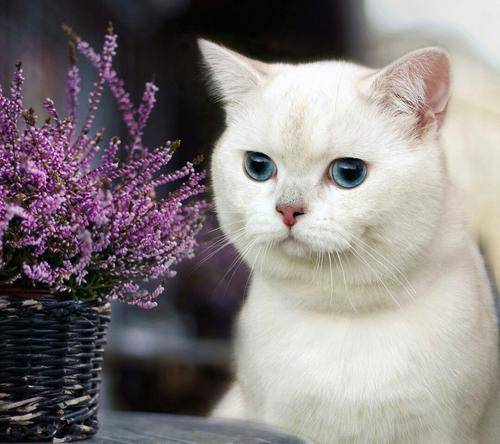
#> input picture 9.acceleration/data/images/cat/cat_01.jpg, 500 x 444 px
$ python -i image.py   (imports and definitions only)   (older library calls are emulated)
#> lines starting #> are read from the running program, lines starting #| are printed output that depends on the picture
import cv2
import numpy as np
import matplotlib.pyplot as plt
from imageio import imread
from skimage.transform import rotate, resize, rescale

import warnings
# [1 line not run here, left out]


class Image:
    """
    Wrapper around an image with some convenient functions.
    """
    def __init__(self, img):
        self.img = img

    def __getattr__(self, attr):
        # Pass along any other methods to the underlying ndarray
        return getattr(self.img, attr)

    @classmethod
    def from_file(cls, fname):
        return cls(imread(fname))

    def copy(self):
        """
        :return: Copy of self.
        """
        return self.__class__(self.img.copy())

    # [10 lines left out: function crop, not called in this run]

    def cropped(self, *args, **kwargs):
        """
        :return: Cropped copy of the image.
        """
        i = self.copy()
        i.crop(*args, **kwargs)
        return i

    # [106 lines left out: functions normalise, resize, resized, rotate, rotated, show and 2 more, not called in this run]


class DepthImage(Image):
    def __init__(self, img):
        super().__init__(img)

    # [38 lines left out: function from_pcd, not called in this run]

    @classmethod
    def from_tiff(cls, fname):
        return cls(imread(fname))

    # [35 lines left out: functions inpaint, gradients, normalise, not called in this run]


class WidthImage(Image):
    """
    A width image is one that describes the desired gripper width at each pixel.
    """
    # [23 lines left out: functions zoom, normalise, pad_width, get_gradation_2d, not called in this run]

>>> import cv2
>>> picture = cv2.imread('../../../../9.acceleration/data/images/cat/cat_01.jpg', cv2.IMREAD_GRAYSCALE)
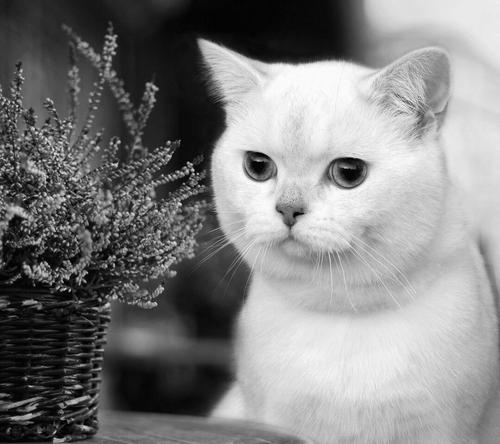
#> picture: shape (444, 500); min 0, max 255, mean 129.4
#> (the run stopped early here; a loop or call above may not have finished)

$ run again, on 9.acceleration/data/images/cat/cat_03.jpg
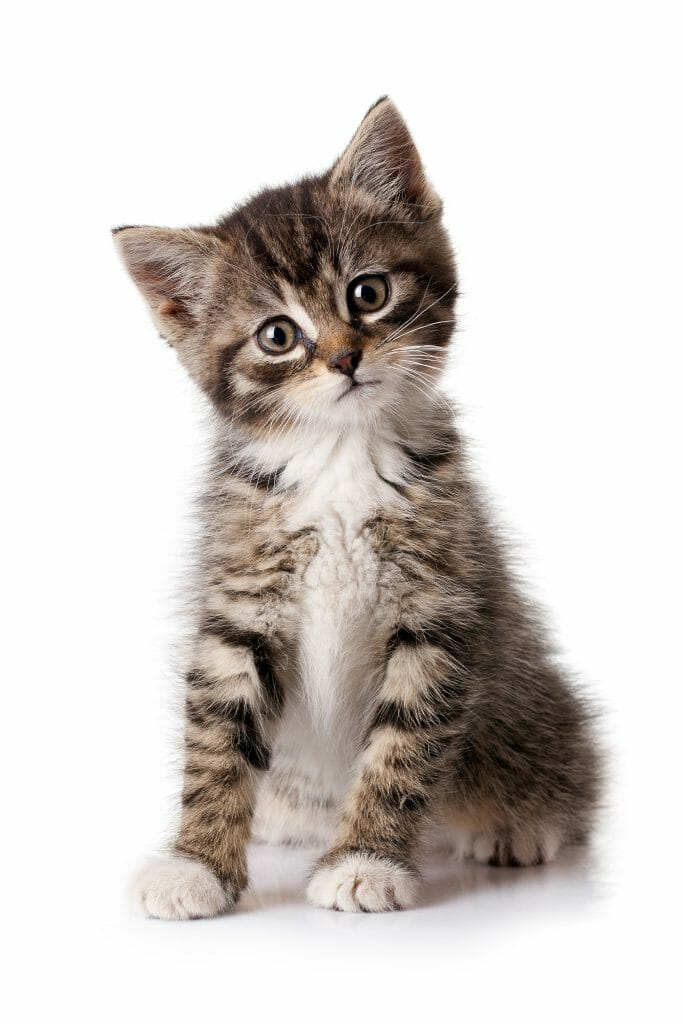
#> input picture 9.acceleration/data/images/cat/cat_03.jpg, 683 x 1024 px
#> `picture = cv2.imread('../../../../9.acceleration/data/images/cat/cat_0..`:
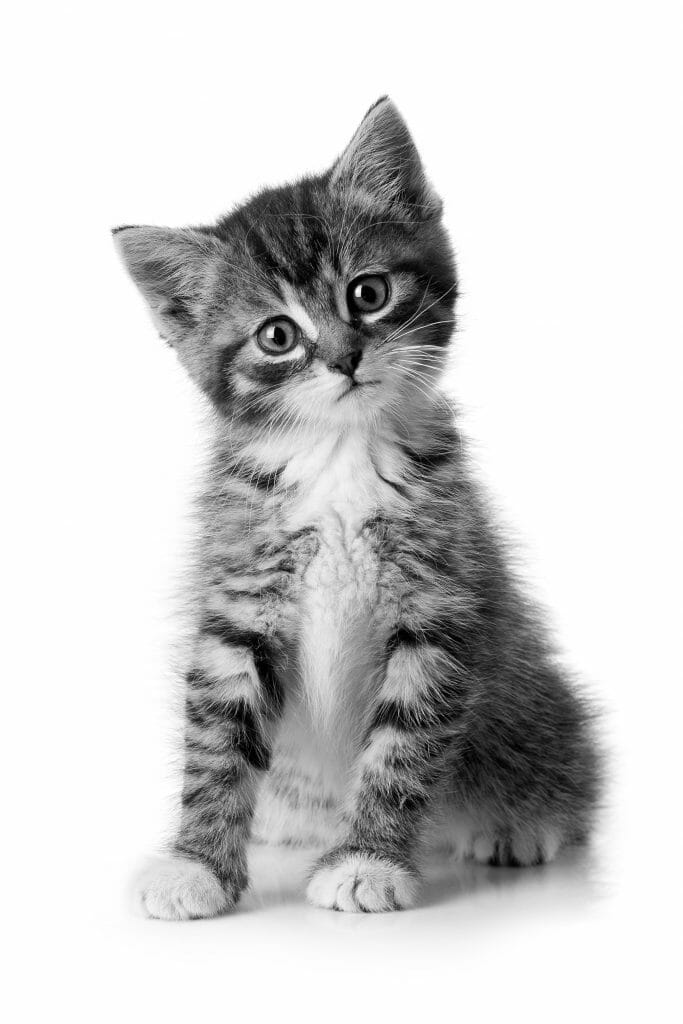
#> picture: shape (1024, 683); min 0, max 255, mean 206.9
